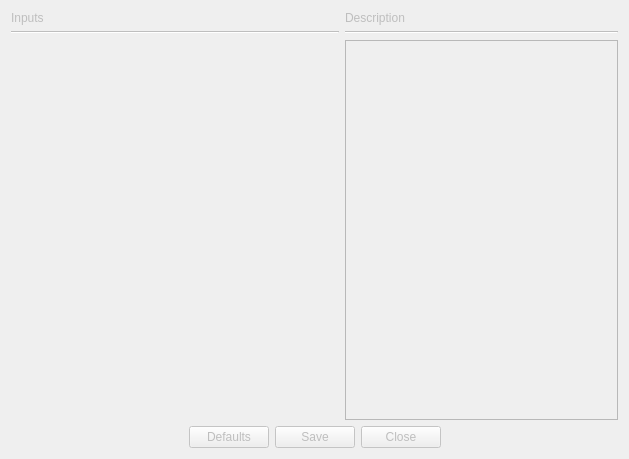
  <widget class="QWidget" name="DesignTab">
   <property name="enabled">
    <bool>false</bool>
   </property>
   <property name="autoFillBackground">
    <bool>true</bool>
   </property>
   <attribute name="title">
    <string>Design</string>
   </attribute>
   <layout class="QGridLayout" name="gridLayout_17">
    <item row="0" column="0">
     <widget class="QLabel" name="label_34">
      <property name="text">
       <string>Inputs</string>
      </property>
     </widget>
    </item>
    <item row="0" column="2" rowspan="5">
     <layout class="QGridLayout" name="gridLayout_3">
      <item row="0" column="0">
       <widget class="QLabel" name="label_35">
        <property name="text">
         <string>Description</string>
        </property>
       </widget>
      </item>
      <item row="1" column="0">
       <widget class="Line" name="line_3">
        <property name="orientation">
         <enum>Qt::Horizontal</enum>
        </property>
       </widget>
      </item>
      <item row="2" column="0">
       <widget class="QTextBrowser" name="textBrowser_designDescription">
        <property name="html">
         <string>&lt;!DOCTYPE HTML PUBLIC &quot;-//W3C//DTD HTML 4.0//EN&quot; &quot;http://www.w3.org/TR/REC-html40/strict.dtd&quot;&gt;
&lt;html&gt;&lt;head&gt;&lt;meta name=&quot;qrichtext&quot; content=&quot;1&quot; /&gt;&lt;style type=&quot;text/css&quot;&gt;
p, li { white-space: pre-wrap; }
&lt;/style&gt;&lt;/head&gt;&lt;body style=&quot; font-family:'MS Shell Dlg 2'; font-size:8.25pt; font-weight:400; font-style:normal;&quot;&gt;
&lt;p style=&quot;-qt-paragraph-type:empty; margin-top:0px; margin-bottom:0px; margin-left:0px; margin-right:0px; -qt-block-indent:0; text-indent:0px; font-size:8pt;&quot;&gt;&lt;br /&gt;&lt;/p&gt;&lt;/body&gt;&lt;/html&gt;</string>
        </property>
       </widget>
      </item>
     </layout>
    </item>
    <item row="1" column="0" colspan="2">
     <widget class="Line" name="line_9">
      <property name="orientation">
       <enum>Qt::Horizontal</enum>
      </property>
     </widget>
    </item>
    <item row="3" column="0" colspan="2">
     <layout class="QGridLayout" name="gridLayout">
      <item row="0" column="0">
       <spacer name="horizontalSpacer_7">
        <property name="orientation">
         <enum>Qt::Horizontal</enum>
        </property>
        <property name="sizeHint" stdset="0">
         <size>
          <width>53</width>
          <height>17</height>
         </size>
        </property>
       </spacer>
      </item>
     </layout>
    </item>
    <item row="5" column="0" colspan="3">
     <layout class="QHBoxLayout" name="horizontalLayout_3">
      <item>
       <spacer name="horizontalSpacer_8">
        <property name="orientation">
         <enum>Qt::Horizontal</enum>
        </property>
        <property name="sizeHint" stdset="0">
         <size>
          <width>40</width>
          <height>20</height>
         </size>
        </property>
       </spacer>
      </item>
      <item>
       <widget class="QPushButton" name="btn_designdefaults">
        <property name="text">
         <string>Defaults</string>
        </property>
       </widget>
      </item>
      <item>
       <widget class="QPushButton" name="btn_designsave">
        <property name="text">
         <string>Save</string>
        </property>
       </widget>
      </item>
      <item>
       <widget class="QPushButton" name="btn_designclose">
        <property name="text">
         <string>Close</string>
        </property>
       </widget>
      </item>
      <item>
       <spacer name="horizontalSpacer_9">
        <property name="orientation">
         <enum>Qt::Horizontal</enum>
        </property>
        <property name="sizeHint" stdset="0">
         <size>
          <width>40</width>
          <height>20</height>
         </size>
        </property>
       </spacer>
      </item>
     </layout>
    </item>
    <item row="2" column="0" colspan="2">
     <spacer name="verticalSpacer_4">
      <property name="orientation">
       <enum>Qt::Vertical</enum>
      </property>
      <property name="sizeHint" stdset="0">
       <size>
        <width>328</width>
        <height>363</height>
       </size>
      </property>
     </spacer>
    </item>
   </layout>
  </widget>
